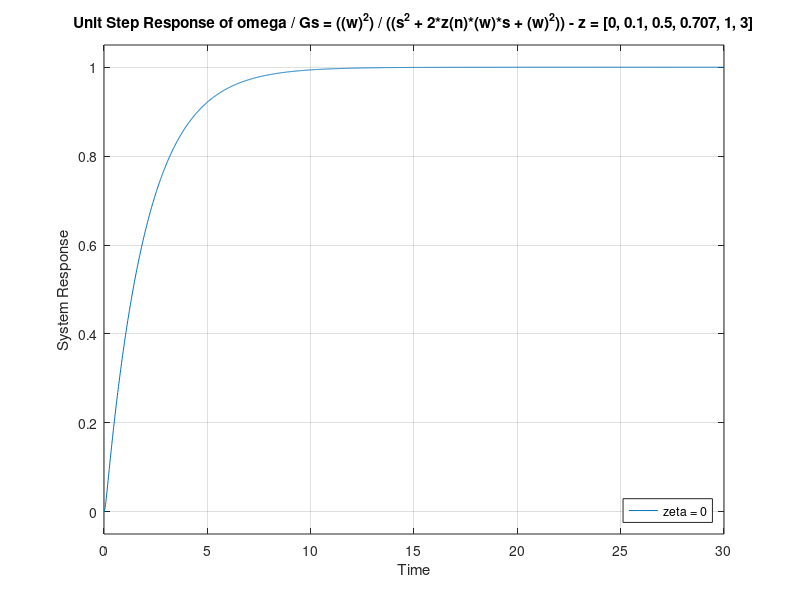

MATLAB code for this plot:
%% Part iii -
s = tf('s'); % Later create other transfer functions in terms of s
w = 3;
z = [0, 0.1, 0.5, 0.707, 1, 3]; % tau?s are put into a vector.
tfinal = 30; % Play with sim. end time to find best fit
figure % Initiate a new figure.
hold; % Hold plotting until several plots are put into the same figure.

% Use a ?for loop? to find the step response for each tau:
% Note: Don?t use i or j as loop index, they are reserved for square root of -1.
for n = 1:6
    Gs = ((w)^2) / ((s^2 + 2*z(n)*(w)*s + (w)^2)) % Define the transfer function.
    step(Gs, tfinal)      % Generate the step response.
end
a=1;b=2;
hold; % Release the plot hold.
      % For adding title, axes labels and legend:
title('Unit Step Response of omega / Gs = ((w)^2) / ((s^2 + 2*z(n)*(w)*s + (w)^2)) - z = [0, 0.1, 0.5, 0.707, 1, 3]' )
xlabel('Time')
ylabel('System Response')
legend('zeta = 0', 'zeta = 0.1', 'zeta = 0.5', 'zeta = 0.707',...
    'zeta = 1', 'zeta = 4', 'location', 'southeast')